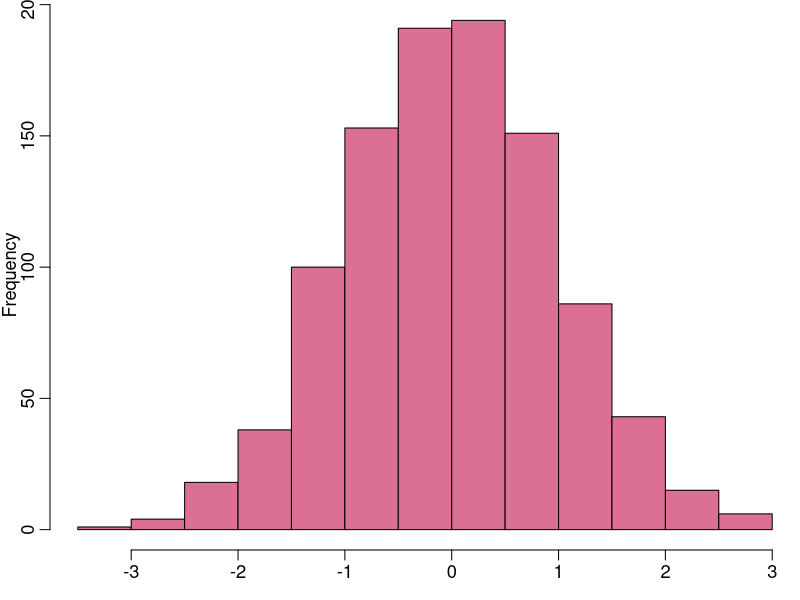
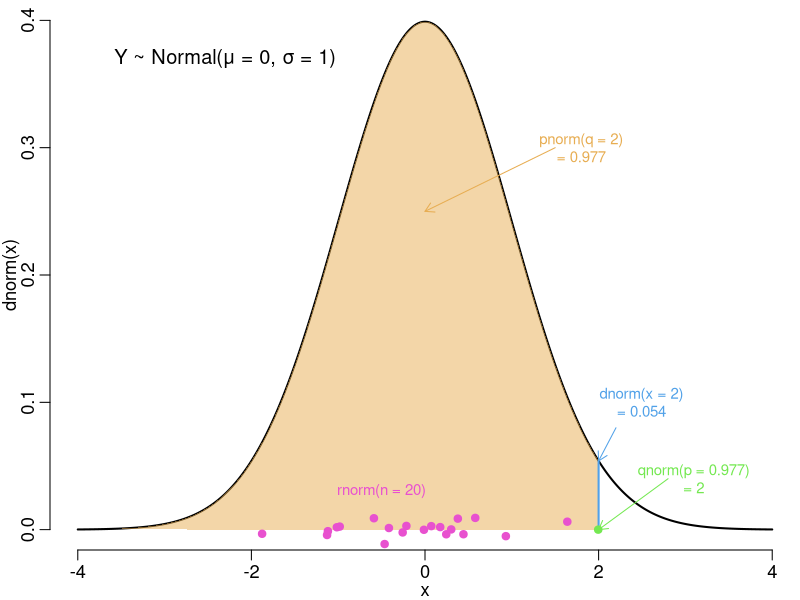
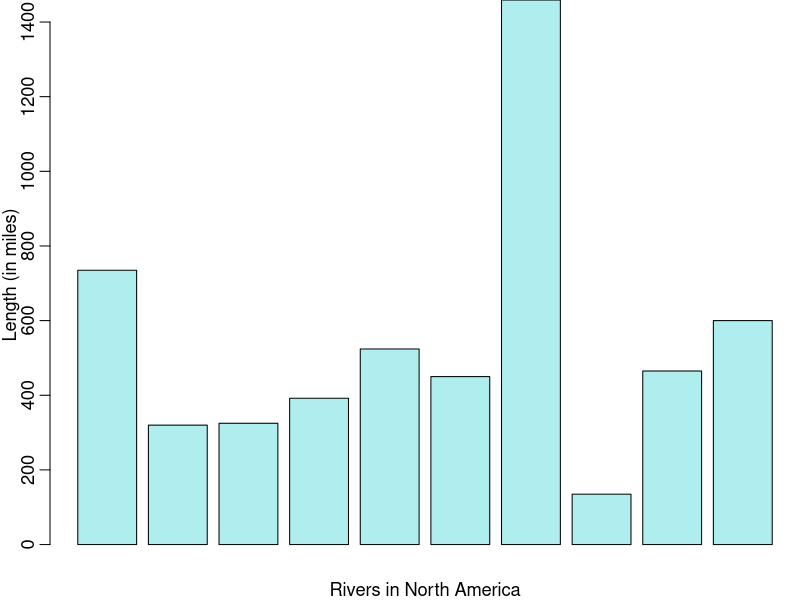
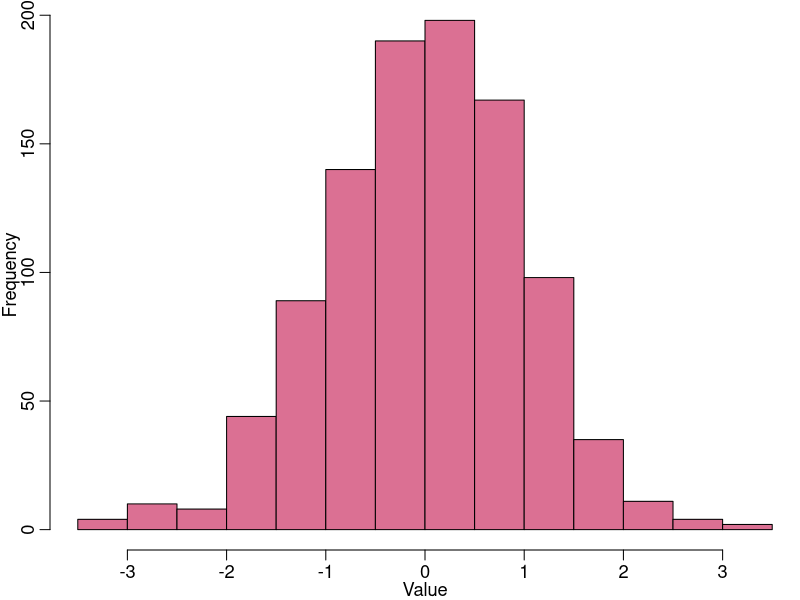
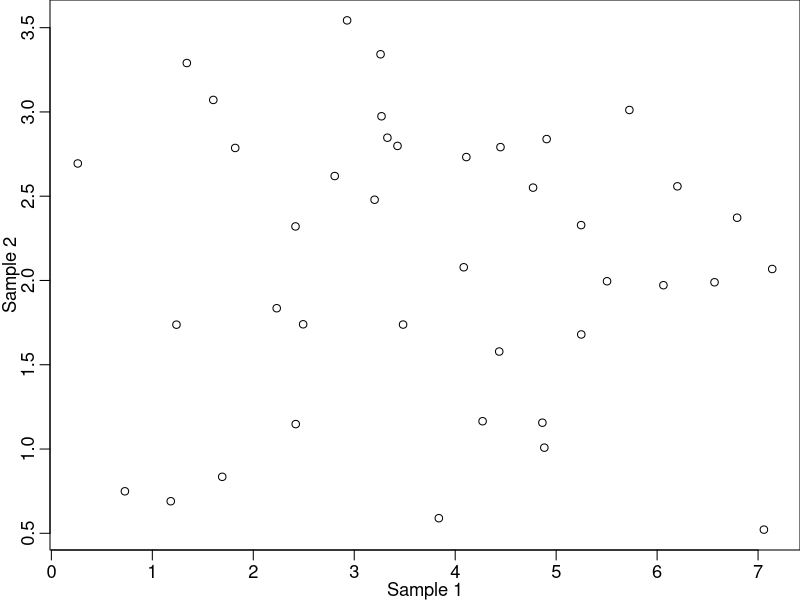
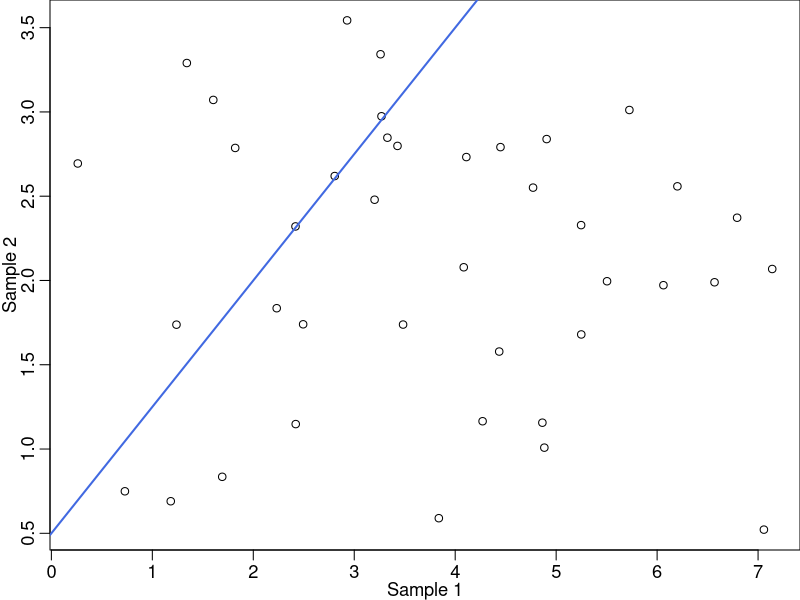
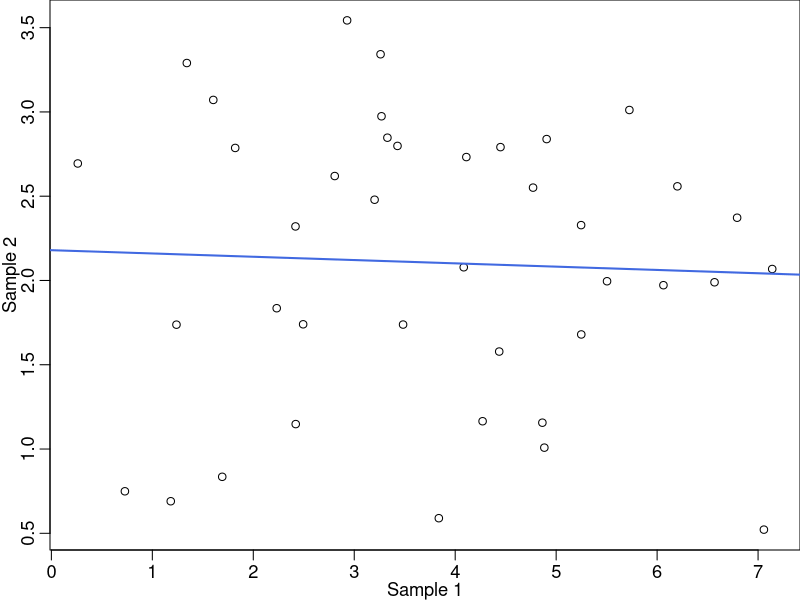
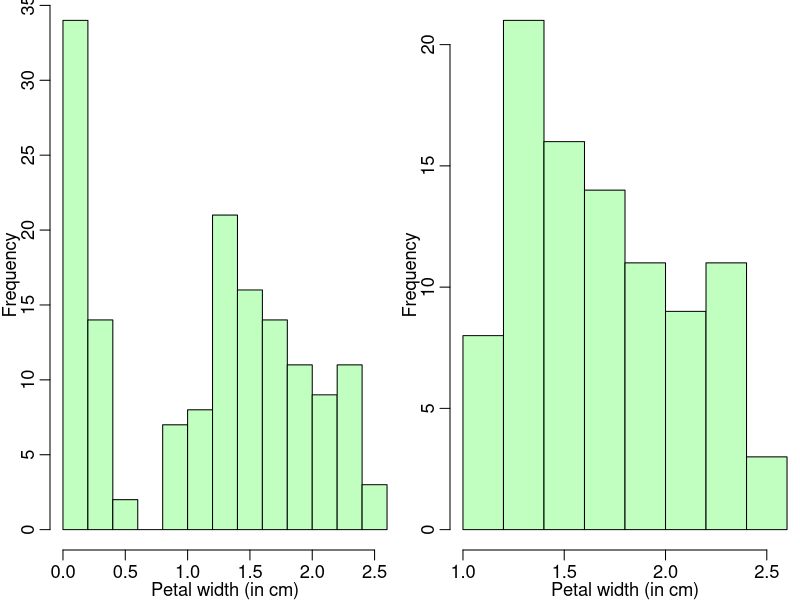

Write R code to recreate these figures, in order. (Note: this script raises an error after producing the figures.)
## ---- chunk 1
library(knitr)
opts_knit$set(global.par = TRUE)
## ---- chunk 2
1105 / 4
3^2
10 %% 7
## ---- chunk 3
7 == 4
3 > 2
3 < 2 & 7 != 4
## ---- chunk 4
a <- (14 + 185)^2
a
## ---- chunk 5
5 + 5  # this adds five and five 
# 10 + 10 this does not add ten and ten
## ---- chunk 6
a <- 8 * 5
b <- 2 * 10
d <- a * b
d
# this is equivalent to: 
d <- 8 * 5 * 2 * 10
d
## ---- chunk 7
b <- c(3.24, 4.57, 5.03)
b
z <- c(8, 4, 2, 1, 1)
z
## ---- chunk 8
pets <- c("dog", "cat", "bird", "fish")
pets
## ---- chunk 9
# make objects 
a <- sqrt(4 * 7)
b <- c(2, 5)
g <- 19 / 2
# combine
d <- c(a, b, g)
d
## ---- chunk 10
x <- 1:10
x
## ---- chunk 11
x <- seq(from = 0, to = 20, by = 2)
x
## ---- chunk 12
height <- c(76, 72, 74, 74, 78)
height
height[5]  # extract the 5th element in the vector 
## ---- chunk 13
height <- c(76, 72, 74, 74, 78)
height[-1]
height[-c(2, 4)]
## ---- chunk 14
temp <- c(monday = 28.1, tuesday = 28.5, wednesday = 29.0, 
          thursday = 30.1, friday = 30.2)
temp
temp["wednesday"]
temp[3]
## ---- chunk 15
y <- 5:50
y[y <= 10]   # extract elements less than or equal to 10
y[y < 10 & y != 5]   # extract elements less than 10 that are not equal to 5
## ---- chunk 16
seq(1, 10, 1)
seq(from = 1, to = 10, by = 1)
## ---- chunk 17
sum(c(3, 4, 5))
## ---- chunk 18
mean(seq(5, 100, 5))
## ---- chunk 19
x <- seq(5, 100, 5)
# use the vector x as the input to the mean function
mean(x)
## ---- chunk 20
help(mean)
?mean  # same as help(mean) 
??robust  # search for help files containing "robust"
## ---- chunk 21
library(ggplot2)  # no quotation marks needed
require(ggplot2)
## ---- chunk 22
norm <- rnorm(n = 1000, mean = 0, sd = 1)
head(norm)
## ---- chunk 23
par(mfrow = c(1, 1), mar = c(2.5, 2.5, 0, 0), mgp = c(1.5, 0.6, 0), cex.main = 1.1, cex.axis = 1.1, cex.lab = 1.1)
hist(norm, col = "palevioletred", main = "", xlab = "", ylab = "Frequency")
## ---- chunk 24
library(scales)
samp.size <- 1000
sn.quant <- seq(-4, 4, 0.01)
sn.yvals <- dnorm(x = sn.quant)
sn.samp20 <- rnorm(n = 20)
sn.xvals2 <- c(seq(-4, 2, 0.01), 2)
sn.yvals2 <- dnorm(x = sn.xvals2)
sn.yvals2[length(sn.yvals2)] <- 0
sn.d2 <- dnorm(x = 2)
sn.quant2 <- qnorm(p = 0.977)
plot(x = sn.quant, y = sn.yvals, type = "n", xlim = c(-4, 4), ylim = c(0, 0.4), xlab = "x", ylab = "dnorm(x)", bty = "n")
lines(x = sn.quant, y = sn.yvals, type = "l", lwd = 2, col = "#000000")
polygon(x = sn.xvals2, y = sn.yvals2, col = alpha("#E7AD52", 0.5), border = NA)
lines(x = c(2, 2), y = c(0, sn.d2), lwd = 2, col = "#51A1E8")
points(x = sn.samp20, y = rnorm(n = 20, mean = 0, sd = 0.005), cex = 1, pch = 19, col = "#E851CF")
points(x = sn.quant2, y = 0, cex = 1, pch = 19, col = "#74E851")
text(x = -2.3, y = 0.37, labels = "Y ~ Normal(μ = 0, σ = 1)", col = "#000000", cex = 1.2)
text(x = 1.8, y = 0.3, labels = "pnorm(q = 2)\n= 0.977", col = "#E7AD52", cex = 0.9)
text(x = -0.5, y = 0.03, labels = "rnorm(n = 20)", col = "#E851CF", cex = 0.9)
text(x = sn.quant2 + 0.5, y = 0.1, labels = "dnorm(x = 2)\n= 0.054", col = "#51A1E8", cex = 0.9)
text(x = sn.quant2 + 1.1, y = 0.04, labels = "qnorm(p = 0.977)\n= 2", col = "#74E851", cex = 0.9)
arrows(x0 = 1.5, y0 = 0.3, x1 = 0, y1 = 0.25, col = "#E7AD52", lwd = 1, length = 0.1)
arrows(x0 = 2.2, y0 = 0.08, x1 = 2, y1 = sn.d2, col = "#51A1E8", lwd = 1, length = 0.1)
arrows(x0 = 2.8, y0 = 0.04, x1 = 2, y1 = 0, col = "#74E851", lwd = 1, length = 0.1)
## ---- chunk 25
head(rivers)
barplot(height = rivers[1:10], col = "paleturquoise", 
        xlab = "Rivers in North America", 
        ylab = "Length (in miles)")
## ---- chunk 26
sample <- rnorm(1000)
hist(sample, col = "palevioletred", main = "", xlab = "Value", 
     ylab = "Frequency")
## ---- chunk 27
x <- 1:50
sample(x, size = 20)  # sample without replacement
sample(x, size = 20, replace = TRUE)  # sample with replacement
## ---- chunk 28
# random sample from a normal dist
sample1 <- rnorm(n = 40, mean = 4, sd = 2)
# random sample from a different normal dist
sample2 <- rnorm(n = 40, mean = 2, sd = 1)
plot(x = sample1, y = sample2, xlab = "Sample 1", 
     ylab = "Sample 2")
## ---- chunk 29
plot(sample1, sample2, xlab = "Sample 1", ylab = "Sample 2")
abline(a = 0.5, b = 0.75, lwd = 2, col = "royalblue")
## ---- chunk 30
plot(sample1, sample2, xlab = "Sample 1", ylab = "Sample 2")
abline(lm(sample2 ~ sample1), lwd = 2, col = "royalblue")
## ---- chunk 31
# pre-loaded data frame in R - measurements of black cherry trees
head(trees)
## ---- chunk 32
head(iris)
## ---- chunk 33
str(iris$Species)
levels(iris$Species)
## ---- chunk 34
exp.df <- data.frame(Individual = 1:4, Treatment = c("D", "C", "D", "C"))
str(exp.df$Treatment)
exp.df$Treatment <- factor(x = exp.df$Treatment, levels = c("D", "C"))
str(exp.df$Treatment)
## ---- chunk 35
head(iris)
## ---- chunk 36
iris[1, 1]  # first row, first column
iris[3, 4]  # third row, fourth column
## ---- chunk 37
iris[2, ]  # subset the entire second row 
iris[, 2]  # subset the entire second column 
## ---- chunk 38
iris[c(5, 7, 9), 1:2]
## ---- chunk 39
# create logical vector based on logical expression
large.petals.logi <- iris$Petal.Width > 1  
head(large.petals.logi)
# subset iris df using logical vector
iris.p1.sub <- iris[large.petals.logi, ]  
head(iris.p1.sub)
## ---- chunk 40
par(mfrow = c(1, 2))
## ---- chunk 41
hist(iris$Petal.Width, col = "darkseagreen1", xlab = "Petal width (in cm)", 
     ylab = "Frequency", main = NULL)
hist(iris.p1.sub$Petal.Width, col = "darkseagreen1", xlab = "Petal width (in cm)", 
     ylab = "Frequency", main = NULL)
## ---- chunk 42
par(mfrow = c(1, 1))
## ---- chunk 43
# subset of observations where petal length is equal to 4 cm
iris.p4.sub <- iris[iris$Petal.Length == 4.0,]
head(iris.p4.sub)
## ---- chunk 44
# subset only records from the species Iris versicolor
iris.vers.sub <- iris[iris$Species == "versicolor", ]
head(iris.vers.sub)
## ---- chunk 45
# subset species = versicolor AND petal length greater than 4 cm
iris.vers4.sub <- iris[iris$Petal.Length > 4 & iris$Species == "versicolor", ]
head(iris.vers4.sub)
## ---- chunk 46
num.df <- data.frame(x = 1:5, y = 6:2)
num.df
## ---- chunk 47
num.df <- data.frame(num.df, z = letters[1:5])
num.df
## ---- chunk 48
num.df$z <- letters[1:5]
num.df
## ---- chunk 49
num.sub <- num.df[, -3]
num.sub
## ---- chunk 50
num.df$z <- NULL
num.df
## ---- chunk 51
num.mat <- matrix(1:9, ncol = 3, nrow = 3)
num.mat
## ---- chunk 52
num.df <- as.data.frame(num.mat)  # convert matrix to df
diag(num.df)  # function fails with df
diag(num.mat)  # works with matrix
## ---- chunk 53
num.mat[2, ]
num.mat[c(2, 3), 2]
## ---- chunk 54
getwd()
## ---- chunk 55
for (i in 1:5) {
    print(i)
}
## ---- chunk 56
test.vec <- seq(0.1, 10, 0.1)
test.vec[6]   # vectors have one dimension
test.vec[c(2, 6, 9)]
## ---- chunk 57
test.mat <- matrix(data = seq(0.1, 10, 0.1), nrow = 10, ncol = 10)
test.mat[6, 6]  # matrices have two dimensions
test.mat[6, ]
## ---- chunk 58
x <- 1:10
sum(x)
mean(x)
## ---- chunk 59
for (i in 1:3) {
    print(i)
}
## ---- chunk 60
for (i in 1:4) {
    print(i^2)
}
## ---- chunk 61
x <- 2
for (i in 1:4) {
    x <- x^2
    print(x)
}
## ---- chunk 62
name.vec <- c("Larry", "Curly", "Moe")
for (i in 1:length(name.vec)) {
    print(paste("Hi,", name.vec[i], sep = " "))
}
## ---- chunk 63
name.vec[1]  # the 1st position in name.vec
# combine text and indexed vector
paste("Hi,", name.vec[1], sep = " ") 
## ---- chunk 64
name.vec <- c("Larry", "Curly", "Moe")
for (i in 1:length(name.vec)) {
    print(paste("Hi,", name.vec[i], sep = " "))
}
## ---- chunk 65
for (i in 1:length(name.vec)) {
    paste("Hi,", name.vec[i], sep = " ")
}
## ---- chunk 66
x <- c(1, 2, "blue")
x
typeof(x)
## ---- chunk 67
plant.lst <- list(Mass = seq(0, 0.25, 0.01), Count = 10:20, 
                  Adult = c(TRUE, FALSE, FALSE), 
                  Flower = c("open", "closed", "closed", "open"))
str(plant.lst)
## ---- chunk 68
x <- c(1, 2, 3, 4, 5)
y <- c(3, 6, 8, 10)
test.vec <- c(x, y)  # create a vector
str(test.vec)
test.lst <- list(x, y)  # create a list
str(test.lst)
## ---- chunk 69
test.lst <- list(1:4, c(3.25, 6.75, 8.175, 4.5), 
                 c("apples", "bananas", "oranges", "pears"))
str(test.lst[2])  # returns a list
str(test.lst[[2]])  # returns numbers from list
## ---- chunk 70
test.lst[1] * test.lst[2]  # can't do arithmetic on lists
test.lst[[1]] * test.lst[[2]]  # can do arithmetic on numbers
## ---- chunk 71
test.lst[[2]]  # 2nd element of list 
test.lst[[2]][2]  # 2nd element of 2nd element of list 
## ---- chunk 72
# create an empty vector
output.vec <- c()
x <- rnorm(n = 10, mean = 1, sd = 0.5)
for (i in 1:length(x)) {
    output.vec[i] <- x[i] * 10
}
output.vec
## ---- chunk 73
if (3 > 2) {
    print("This makes sense")
}
if (3 < 2) {
    print("The world is not how I envisioned")
}
## ---- chunk 74
x <- 1:8
for (i in 1:length(x)) {
    if (x[i] > 3) {
        print(paste(x[i],"is greater than 3"))
    }
    if (x[i] <= 3) {
        print(paste(x[i],"is less than or equal to 3"))
    }
}
## ---- chunk 75
x <- rpois(n = 20, lambda = 1)
output.vec <- c()
for (i in 1:length(x)) {
    if (x[i] == 0) {
        # execute the code in this if statement in one special case
        output.vec[i] <- -100
    } else {
        # for every other case, execute this code
        output.vec[i] <- x[i]^2
    }
}
output.vec
## ---- chunk 76
x <- 1:8
for (i in 1:length(x)) {
    if (x[i] > 3){
        break
    }
    if (x[i] <= 3) {
        print(paste(x[i],"is less than or equal to 3"))
    }
}
## ---- chunk 77
for (i in 1:length(x)) {
    if (x[i] == 4) {
        next
    }
    if (x[i] > 3) {
        print(paste(x[i],"is greater than 3"))
    }
    if (x[i] <= 3) {
        print(paste(x[i],"is less than or equal to 3"))
    }
}
## ---- chunk 78
M <- matrix(rnorm(9), ncol = 3, nrow = 3)
M
apply(M, 2, median)
## ---- chunk 79
med.M <- c()
for (i in 1:ncol(M)) {
    med.M[i] <- median(M[, i])
}
med.M
## ---- chunk 80
test.lst <- list(1:3, c(1.4, 4.6, 4.2, 2.1), rnorm(4))
sum(test.lst)  # returns an error 
lapply(test.lst, sum)  # applies function to each element in the list
## ---- chunk 81
# define function
SumTwoValues <- function(x, y) {
    return(x + y)
}
# call function
SumTwoValues(x = 1, y = 3) 
## ---- chunk 82
x <- 2  # x variable defined outside the function
HiddenY <- function() {
    y <- 1  # y variable defined inside the function 
    return(c(x, y))
}
# function looks for x one level above (in global environment)
HiddenY()
## ---- chunk 83
NoReturn <- function(a, b) {
  # x, y, z exist only in function environment
    x <- a + b 
    y <- (a + b)^2
    z <- a / b
}
NoReturn(1, 2)  # doesn't return anything
YesReturn <- function(a, b) {
    x <- a + b 
    y <- (a + b)^2
    z <- a / b
    return(c(x, y, z))
}
YesReturn(1, 2)  # returns x, y, and z
## ---- chunk 84
params <- c(5, 25)
MultAlphaBeta <- function(p) {
    alpha <- p[1]
    beta <- p[2]
    return(alpha * beta)
}
MultAlphaBeta(params)
## ---- chunk 85
subtract <- function(a = 5, b = 2) {
    return(a - b)
}
subtract()
subtract(3, 6)
## ---- chunk 86
ColumnMeans <- function(x) {
  output <- c()
  for (i in 1:ncol(x)) {
    if(class(x[, i]) != "numeric") {
      output[i] <- NA
    }
    if(class(x[, i]) == "numeric") {
      output[i] <- mean(x[, i])
    }
  }
  names(output) <- colnames(x)
  return(output)
}
ColumnMeans(iris)
## ---- chunk 87
library(ggplot2)
ggplot(data = iris, aes(x = Sepal.Length, y = Sepal.Width)) + geom_point()
## ---- chunk 88
state.df <- data.frame(state.x77, state.region, state.abb)
state.fig <- ggplot(data = state.df, aes(x = Population, y = Area))
state.fig + geom_point()
## ---- chunk 89
ggplot(data = state.df, aes(x = Population, y = Area)) + geom_point(size = 3)
## ---- chunk 90
ggplot(data = state.df, aes(x = Illiteracy, y = Murder, color = state.region)) + 
    geom_point(size = 2)
## ---- chunk 91
ggplot(data = state.df, aes(x = Life.Exp, y = HS.Grad, color = state.region, shape = state.region)) + 
    geom_point(size = 2)
## ---- chunk 92
d2 <- diamonds[sample(1:nrow(diamonds), 1000), ]
## ---- chunk 93
ggplot(data = d2, aes(x = carat, y = price, color = color)) + geom_point()
## ---- chunk 94
ggplot(iris, aes(x = Species,y = Sepal.Length)) + geom_boxplot()
## ---- chunk 95
ggplot(faithful, aes(x = waiting)) + 
    geom_histogram(binwidth = 8, color = "black", fill = "paleturquoise")
## ---- chunk 96
ggplot(iris, aes(x = Species, y = Sepal.Length)) + 
    geom_bar(stat = "identity")
## ---- chunk 97
ggplot(mtcars, aes(x = wt, y = mpg, color = as.factor(cyl))) + geom_line()
## ---- chunk 98
ggplot(faithful, aes(waiting)) + geom_density(fill = "thistle")
## ---- chunk 99
ggplot(iris, aes(Sepal.Length)) + geom_histogram() + 
    facet_grid(Species ~ .)
## ---- chunk 100
ggplot(iris, aes(Sepal.Length)) + geom_histogram() + 
    facet_grid(. ~ Species)
## ---- chunk 101
ggplot(iris, aes(x = Sepal.Length, y = Sepal.Width, color = Species)) + 
    geom_point() + stat_smooth(method = "lm")
## ---- chunk 102
ggplot(data = state.df, aes(x = Population, y = Area, color = state.region)) + 
    geom_point() + scale_y_log10() + scale_x_log10()
## ---- chunk 103
ggplot(data = state.df, aes(x = Population, y = Area, color = state.region)) + 
    geom_point() + 
    scale_y_log10() + scale_x_log10() + 
    scale_color_manual(values = c("palegreen3","palevioletred3","peachpuff3", "paleturquoise3"))
## ---- chunk 104
ggplot(data = state.df, aes(x = Life.Exp, y = HS.Grad, color = state.region, shape = state.region)) +
    geom_point(size = 2) + 
    labs(x = "Life expectancy (in years)", y = "High school graduation rate (percent)")
## ---- chunk 105
ggplot(data = state.df, aes(x = Life.Exp, y = HS.Grad, color = state.region, shape = state.region)) +
    geom_point(size = 1) + 
    labs(x = "Life expectancy (in years)", y = "High school graduation rate (percent)") + 
    geom_text(aes(label = state.abb, size = 1.2, hjust = 0.1, vjust = 0.1))
## ---- chunk 106
ggplot(iris, aes(Species, Sepal.Length)) + 
    geom_bar(stat = "identity") + 
    theme_classic() +
    theme(text = element_text(family = "Serif", size = 14))
## ---- chunk 107
xvar <- rnorm(100)
yvar <- rnorm(100)
df <- data.frame(xvar, yvar)  # coerce to data frame 
ggplot(df, aes(xvar, yvar)) + geom_point()
## ---- chunk 108
spp.df.wide <- data.frame(SpeciesA = rnorm(100, 50, 1), SpeciesB = rnorm(100, 75, 5), 
                          SpeciesC = rnorm(100, 20, 0.5), SpeciesD = rnorm(100, 25, 0.75))
## ---- chunk 109
head(spp.df.wide)
dim(spp.df.wide)
## ---- chunk 110
spp.df.long <- data.frame(Species = rep(c("A", "B", "C", "D"), 100), Mass = rnorm(400, 75, 5))
## ---- chunk 111
head(spp.df.long)
dim(spp.df.long)
## ---- chunk 112
# make some fake wide-format data
test.df.wide <- data.frame(A = rnorm(100, 50, 6), B = rnorm(100, 75, 5), 
                           C = rnorm(100, 50, 4), D = rnorm(100, 55, 3))
head(test.df.wide)
## ---- chunk 113
library(reshape2)
test.df.long <- melt(data = test.df.wide, variable.name = "Species",
                     value.name = "Mass")
head(test.df.long)
dim(test.df.long)
## ---- chunk 114
ggplot(test.df.long, aes(x = Mass)) + facet_grid(. ~ Species) + 
    geom_histogram(bins = 20)
